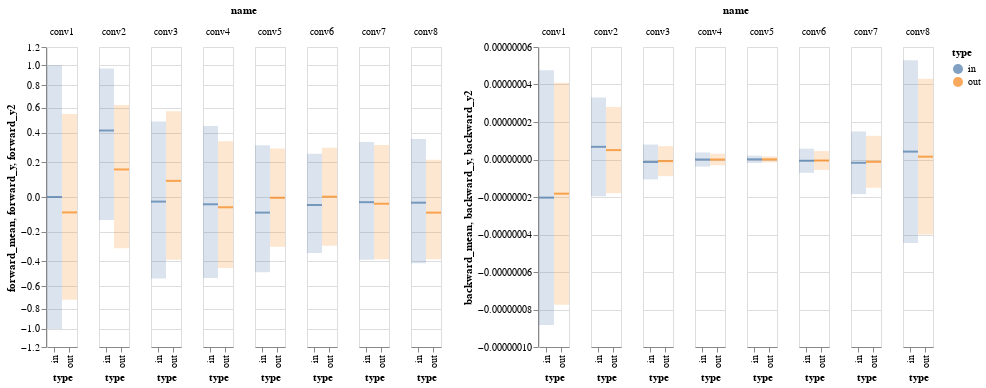

The notebook cell this image was saved under:
### Code cell
plot_variance(SteeredHemelingNet(1, 1, padding='same', batchnorm=False).cuda())

### Figure 1 — Vega-Lite specification as saved in the notebook (floating-point values rounded to 4 significant figures)
{"$schema": "https://vega.github.io/schema/vega-lite/v3.4.0.json", "config": {"mark": {"tooltip": null}, "view": {"height": 300, "width": 400}}, "data": {"name": "data-7b192af2ac6cef4d058b350e431c16b4"}, "datasets": {"data-7b192af2ac6cef4d058b350e431c16b4": [{"backward_mean": -2.033e-08, "backward_y": -8.831e-08, "backward_y2": 4.765e-08, "forward_mean": 2.695e-05, "forward_y": -1.001, "forward_y2": 1.001, "name": "conv1", "type": "in"}, {"backward_mean": -1.822e-08, "backward_y": -7.743e-08, "backward_y2": 4.098e-08, "forward_mean": -0.08443, "forward_y": -0.7167, "forward_y2": 0.5479, "name": "conv1", "type": "out"}, {"backward_mean": 6.756e-09, "backward_y": -1.956e-08, "backward_y2": 3.307e-08, "forward_mean": 0.4183, "forward_y": -0.1286, "forward_y2": 0.9651, "name": "conv2", "type": "in"}, {"backward_mean": 5.018e-09, "backward_y": -1.795e-08, "backward_y2": 2.798e-08, "forward_mean": 0.1558, "forward_y": -0.3094, "forward_y2": 0.621, "name": "conv2", "type": "out"}, {"backward_mean": -1.323e-09, "backward_y": -1.061e-08, "backward_y2": 7.969e-09, "forward_mean": -0.02443, "forward_y": -0.5355, "forward_y2": 0.4866, "name": "conv3", "type": "in"}, {"backward_mean": -8.722e-10, "backward_y": -8.853e-09, "backward_y2": 7.109e-09, "forward_mean": 0.08848, "forward_y": -0.3916, "forward_y2": 0.5686, "name": "conv3", "type": "out"}, {"backward_mean": -1.35e-11, "backward_y": -3.796e-09, "backward_y2": 3.769e-09, "forward_mean": -0.03905, "forward_y": -0.5312, "forward_y2": 0.4531, "name": "conv4", "type": "in"}, {"backward_mean": -7.349e-12, "backward_y": -3.079e-09, "backward_y2": 3.064e-09, "forward_mean": -0.05549, "forward_y": -0.4518, "forward_y2": 0.3408, "name": "conv4", "type": "out"}, {"backward_mean": 9.496e-11, "backward_y": -1.877e-09, "backward_y2": 2.067e-09, "forward_mean": -0.08541, "forward_y": -0.4842, "forward_y2": 0.3134, "name": "conv5", "type": "in"}, {"backward_mean": 6.174e-11, "backward_y": -1.538e-09, "backward_y2": 1.661e-09, "forward_mean": -0.004065, "forward_y": -0.2983, "forward_y2": 0.2902, "name": "conv5", "type": "out"}, {"backward_mean": -6.672e-10, "backward_y": -7.116e-09, "backward_y2": 5.782e-09, "forward_mean": -0.04294, "forward_y": -0.3414, "forward_y2": 0.2556, "name": "conv6", "type": "in"}, {"backward_mean": -5.422e-10, "backward_y": -5.575e-09, "backward_y2": 4.49e-09, "forward_mean": 0.001635, "forward_y": -0.2918, "forward_y2": 0.295, "name": "conv6", "type": "out"}, {"backward_mean": -1.752e-09, "backward_y": -1.847e-08, "backward_y2": 1.496e-08, "forward_mean": -0.02751, "forward_y": -0.3902, "forward_y2": 0.3351, "name": "conv7", "type": "in"}, {"backward_mean": -1.243e-09, "backward_y": -1.51e-08, "backward_y2": 1.262e-08, "forward_mean": -0.03594, "forward_y": -0.3867, "forward_y2": 0.3148, "name": "conv7", "type": "out"}, {"backward_mean": 4.211e-09, "backward_y": -4.457e-08, "backward_y2": 5.299e-08, "forward_mean": -0.03034, "forward_y": -0.4166, "forward_y2": 0.3559, "name": "conv8", "type": "in"}, {"backward_mean": 1.505e-09, "backward_y": -4.005e-08, "backward_y2": 4.306e-08, "forward_mean": -0.0855, "forward_y": -0.3878, "forward_y2": 0.2167, "name": "conv8", "type": "out"}]}, "hconcat": [{"facet": {"field": "name", "type": "ordinal"}, "resolve": {"scale": {"x": "independent"}}, "spec": {"layer": [{"encoding": {"color": {"field": "type", "type": "nominal"}, "x": {"field": "type", "type": "nominal"}, "y": {"field": "forward_mean", "scale": {"type": "symlog"}, "type": "quantitative"}}, "mark": {"thickness": 2, "type": "tick", "width": 15}, "selection": {"selector074": {"bind": "scales", "encodings": ["x", "y"], "type": "interval"}}}, {"encoding": {"color": {"field": "type", "type": "nominal"}, "x": {"field": "type", "type": "nominal"}, "y": {"field": "forward_y", "type": "quantitative"}, "y2": {"field": "forward_y2"}}, "mark": {"opacity": 0.2, "type": "bar", "width": 15}, "width": 30}]}}, {"facet": {"field": "name", "type": "ordinal"}, "resolve": {"scale": {"x": "independent"}}, "spec": {"layer": [{"encoding": {"color": {"field": "type", "type": "nominal"}, "x": {"field": "type", "type": "nominal"}, "y": {"field": "backward_mean", "scale": {"type": "symlog"}, "type": "quantitative"}}, "mark": {"thickness": 2, "type": "tick", "width": 15}, "selection": {"selector075": {"bind": "scales", "encodings": ["x", "y"], "type": "interval"}}}, {"encoding": {"color": {"field": "type", "type": "nominal"}, "x": {"field": "type", "type": "nominal"}, "y": {"field": "backward_y", "type": "quantitative"}, "y2": {"field": "backward_y2"}}, "mark": {"opacity": 0.2, "type": "bar", "width": 15}, "width": 30}]}}]}
